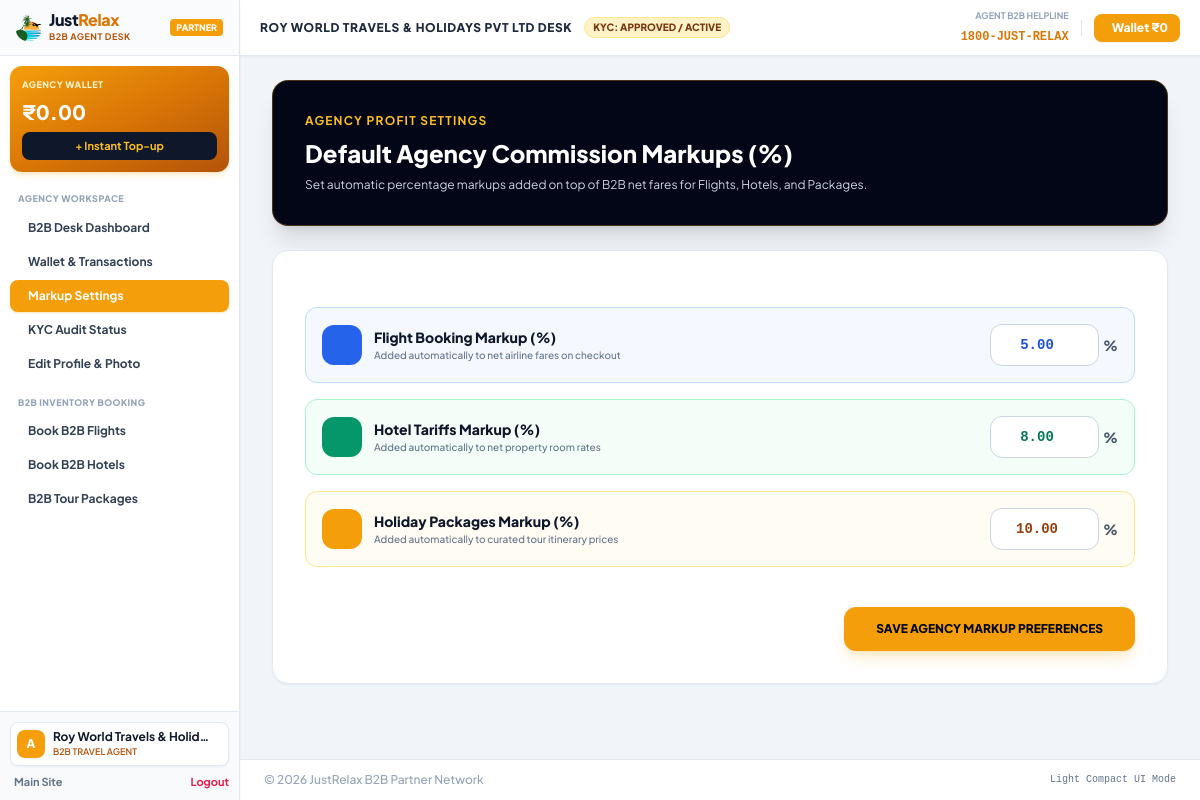
The page /agent/markups/ (signed in) on the database its author committed.
### apps/accounts/models.py (models this page shows, shortened)
class CustomUser(AbstractUser):
    role = models.CharField(max_length=20, choices=UserRole.choices, default=UserRole.CUSTOMER)
    phone_number = models.CharField(max_length=20, blank=True, null=True)
    avatar = models.ImageField(upload_to='avatars/', blank=True, null=True)
    is_verified = models.BooleanField(default=False)
    created_at = models.DateTimeField(auto_now_add=True)
    updated_at = models.DateTimeField(auto_now=True)
    @property
    def is_agent(self):
        return self.role == UserRole.AGENT

class AgentProfile(models.Model):
    user = models.OneToOneField(CustomUser, on_delete=models.CASCADE, related_name='agent_profile')
    agency_name = models.CharField(max_length=150)
    agency_license_no = models.CharField(max_length=100, blank=True, null=True)
    tax_or_pan = models.CharField(max_length=100, blank=True, null=True)
    gstin = models.CharField(max_length=50, blank=True, null=True)
    agency_phone = models.CharField(max_length=25, blank=True, null=True)
    agency_email = models.EmailField(blank=True, null=True)
    agency_address = models.TextField(blank=True, null=True)
    city = models.CharField(max_length=100, blank=True, null=True)
    country = models.CharField(max_length=100, default='India')
    agency_logo = models.ImageField(upload_to='agent_logos/', blank=True, null=True)
    kyc_status = models.CharField(max_length=20, choices=KycStatus.choices, default=KycStatus.PENDING)
    kyc_document = models.FileField(upload_to='agent_kyc/', blank=True, null=True)
    kyc_notes = models.TextField(blank=True, null=True)
    credit_limit = models.DecimalField(max_digits=12, decimal_places=2, default=0.00)
    markup_flight_pct = models.DecimalField(max_digits=5, decimal_places=2, default=0.00, help_text="Default Flight markup %")
    markup_hotel_pct = models.DecimalField(max_digits=5, decimal_places=2, default=0.00, help_text="Default Hotel markup %")
    markup_package_pct = models.DecimalField(max_digits=5, decimal_places=2, default=0.00, help_text="Default Package markup %")
    created_at = models.DateTimeField(auto_now_add=True)
    updated_at = models.DateTimeField(auto_now=True)

### apps/agents/views.py (the view)
    def _wrapped_view(request, *args, **kwargs):
        if not request.user.is_authenticated:
            return redirect('login')
        if not getattr(request.user, 'is_agent', False) and not request.user.is_admin_or_staff:
            messages.error(request, "Access restricted to registered Travel Agents.")
            return redirect('home')
        return view_func(request, *args, **kwargs)

### templates/agent/markups.html (shortened to what this page needs)
{% extends 'agent/base_agent.html' %}
{% block content %}
<div class="space-y-6 max-w-4xl mx-auto">
    <div class="bg-slate-950 text-white rounded-2xl p-6 sm:p-8 shadow-xl border border-amber-500/30 space-y-2">
        <span class="text-xs font-bold text-amber-400 uppercase tracking-widest block">Agency Profit Settings</span>
        <h1 class="text-2xl font-black text-white">Default Agency Commission Markups (%)</h1>
        <p class="text-xs text-slate-300">Set automatic percentage markups added on top of B2B net fares for Flights, Hotels, and Packages.</p>
    </div>
    <div class="bg-white rounded-2xl p-6 sm:p-8 border border-slate-200 shadow-sm space-y-6">
        <form method="POST" class="space-y-6 text-xs font-bold">
            <div class="space-y-4">
                <div class="flex items-center justify-between p-4 rounded-xl bg-blue-50/60 border border-blue-200">
                    <div class="flex items-center space-x-3">
                        <div class="w-10 h-10 rounded-xl bg-blue-600 text-white flex items-center justify-center text-xl shrink-0">
                        </div>
                        <div>
                            <span class="text-sm font-extrabold text-slate-900 block">Flight Booking Markup (%)</span>
                            <span class="text-[10px] text-slate-500 font-medium block">Added automatically to net airline fares on checkout</span>
                        </div>
                    </div>
                    <div class="w-32 flex items-center space-x-1">
                        <input type="number" step="0.5" name="markup_flight_pct" value="{{ agent_profile.markup_flight_pct }}" required class="w-full p-2.5 bg-white border border-slate-300 rounded-xl font-mono text-center text-sm font-black text-blue-700">
                        <span class="text-slate-600 font-black text-sm">%</span>
                    </div>
                </div>
                <div class="flex items-center justify-between p-4 rounded-xl bg-emerald-50/60 border border-emerald-200">
                    <div class="flex items-center space-x-3">
                        <div class="w-10 h-10 rounded-xl bg-emerald-600 text-white flex items-center justify-center text-xl shrink-0">
                        </div>
                        <div>
                            <span class="text-sm font-extrabold text-slate-900 block">Hotel Tariffs Markup (%)</span>
                            <span class="text-[10px] text-slate-500 font-medium block">Added automatically to net property room rates</span>
                        </div>
                    </div>
                    <div class="w-32 flex items-center space-x-1">
                        <input type="number" step="0.5" name="markup_hotel_pct" value="{{ agent_profile.markup_hotel_pct }}" required class="w-full p-2.5 bg-white border border-slate-300 rounded-xl font-mono text-center text-sm font-black text-emerald-700">
                        <span class="text-slate-600 font-black text-sm">%</span>
                    </div>
                </div>
                <div class="flex items-center justify-between p-4 rounded-xl bg-amber-50/60 border border-amber-200">
                    <div class="flex items-center space-x-3">
                        <div class="w-10 h-10 rounded-xl bg-amber-500 text-slate-950 flex items-center justify-center text-xl shrink-0">
                        </div>
                        <div>
                            <span class="text-sm font-extrabold text-slate-900 block">Holiday Packages Markup (%)</span>
                            <span class="text-[10px] text-slate-500 font-medium block">Added automatically to curated tour itinerary prices</span>
                        </div>
                    </div>
                    <div class="w-32 flex items-center space-x-1">
                        <input type="number" step="0.5" name="markup_package_pct" value="{{ agent_profile.markup_package_pct }}" required class="w-full p-2.5 bg-white border border-slate-300 rounded-xl font-mono text-center text-sm font-black text-amber-800">
                        <span class="text-slate-600 font-black text-sm">%</span>
                    </div>
                </div>
            </div>
            <div class="pt-4 flex justify-end">
                <button type="submit" class="bg-amber-500 hover:bg-amber-400 text-slate-950 font-black text-xs px-8 py-3.5 rounded-xl shadow-lg shadow-amber-500/20 transition">
                    SAVE AGENCY MARKUP PREFERENCES
                </button>
            </div>
        </form>
    </div>
</div>
{% endblock %}

### templates/agent/base_agent.html (shortened to what this page needs)
{% load static %}
<!DOCTYPE html>
<html lang="en">
<head>
    <script src="https://cdn.tailwindcss.com"></script>
</head>
<body class="min-h-screen flex bg-slate-100 antialiased text-slate-800">
    <aside class="w-60 bg-white text-slate-700 flex flex-col shrink-0 border-r border-slate-200 fixed inset-y-0 z-40 shadow-sm">
        <div class="h-14 px-4 border-b border-slate-200 flex items-center justify-between bg-slate-50/70">
            <a href="{% url 'agent_dashboard' %}" class="flex items-center space-x-2">
                <img src="{% static 'img/logo_rb.png' %}" alt="JustRelax Logo" class="h-7 w-auto object-contain">
                <div>
                    <span class="text-base font-black tracking-tight text-slate-900 block leading-none">Just<span class="text-amber-600">Relax</span></span>
                    <span class="text-[9px] font-bold uppercase tracking-wider text-amber-700 block mt-0.5">B2B Agent Desk</span>
                </div>
            </a>
            <span class="text-[9px] font-extrabold uppercase bg-amber-500 text-white px-1.5 py-0.5 rounded">Partner</span>
        </div>
        <div class="p-3 mx-2.5 my-2.5 rounded-xl bg-gradient-to-br from-amber-500 via-amber-600 to-amber-700 text-white space-y-1.5 shadow-md shadow-amber-500/20">
            <div class="flex items-center justify-between">
                <span class="text-[9px] font-black uppercase tracking-wider text-amber-100">Agency Wallet</span>
            </div>
            <span class="text-xl font-black text-white block">₹{{ wallet.balance|default:'0.00'|floatformat:2 }}</span>
            <a href="{% url 'agent_wallet' %}" class="w-full bg-slate-900 hover:bg-slate-800 text-amber-400 font-bold text-[11px] py-1.5 rounded-lg text-center block transition">
                + Instant Top-up
            </a>
        </div>
        <div class="flex-1 overflow-y-auto agent-scrollbar p-2.5 space-y-4">
            <div>
                <span class="text-[9px] font-black uppercase tracking-wider text-slate-400 px-2 block mb-1.5">Agency Workspace</span>
                <nav class="space-y-0.5">
                    <a href="{% url 'agent_dashboard' %}" class="flex items-center space-x-2 px-2.5 py-2 rounded-lg font-bold text-xs transition-colors {% if request.resolver_match.url_name == 'agent_dashboard' %}bg-amber-500 text-white shadow-sm shadow-amber-500/30{% else %}hover:bg-slate-100 text-slate-700{% endif %}">
                        <span>B2B Desk Dashboard</span>
                    </a>
                    <a href="{% url 'agent_wallet' %}" class="flex items-center space-x-2 px-2.5 py-2 rounded-lg font-bold text-xs transition-colors {% if request.resolver_match.url_name == 'agent_wallet' %}bg-amber-500 text-white shadow-sm shadow-amber-500/30{% else %}hover:bg-slate-100 text-slate-700{% endif %}">
                        <span>Wallet & Transactions</span>
                    </a>
                    <a href="{% url 'agent_markups' %}" class="flex items-center space-x-2 px-2.5 py-2 rounded-lg font-bold text-xs transition-colors {% if request.resolver_match.url_name == 'agent_markups' %}bg-amber-500 text-white shadow-sm shadow-amber-500/30{% else %}hover:bg-slate-100 text-slate-700{% endif %}">
                        <span>Markup Settings</span>
                    </a>
                    <a href="{% url 'agent_kyc_upload' %}" class="flex items-center space-x-2 px-2.5 py-2 rounded-lg font-bold text-xs transition-colors {% if request.resolver_match.url_name == 'agent_kyc_upload' %}bg-amber-500 text-white shadow-sm shadow-amber-500/30{% else %}hover:bg-slate-100 text-slate-700{% endif %}">
                        <span>KYC Audit Status</span>
                    </a>
                    <a href="{% url 'profile' %}" class="flex items-center space-x-2 px-2.5 py-2 rounded-lg font-bold text-xs transition-colors {% if request.resolver_match.url_name == 'profile' %}bg-amber-500 text-white shadow-sm shadow-amber-500/30{% else %}hover:bg-slate-100 text-slate-700{% endif %}">
                        <span>Edit Profile & Photo</span>
                    </a>
                </nav>
            </div>
            <div>
                <span class="text-[9px] font-black uppercase tracking-wider text-slate-400 px-2 block mb-1.5">B2B Inventory Booking</span>
                <nav class="space-y-0.5">
                    <a href="{% url 'flight_search' %}" class="flex items-center space-x-2 px-2.5 py-2 rounded-lg font-bold text-xs hover:bg-slate-100 text-slate-700 transition-colors">
                        <span>Book B2B Flights</span>
                    </a>
                    <a href="{% url 'hotel_search' %}" class="flex items-center space-x-2 px-2.5 py-2 rounded-lg font-bold text-xs hover:bg-slate-100 text-slate-700 transition-colors">
                        <span>Book B2B Hotels</span>
                    </a>
                    <a href="{% url 'packages_list' %}" class="flex items-center space-x-2 px-2.5 py-2 rounded-lg font-bold text-xs hover:bg-slate-100 text-slate-700 transition-colors">
                        <span>B2B Tour Packages</span>
                    </a>
                </nav>
            </div>
        </div>
        <div class="p-2.5 bg-slate-50 border-t border-slate-200 space-y-1.5">
            <a href="{% url 'profile' %}" class="flex items-center space-x-2 p-1.5 rounded-lg bg-white hover:bg-amber-50/60 border border-slate-200 shadow-sm group transition">
                <div class="w-7 h-7 rounded-lg bg-amber-500 text-white font-black flex items-center justify-center text-xs shrink-0 overflow-hidden">
                    {% if user.avatar %}
                        <img src="{{ user.avatar.url }}" alt="Avatar" class="w-full h-full object-cover">
                    {% else %}
                        {{ user.username|slice:":1"|upper }}
                    {% endif %}
                </div>
                <div class="min-w-0 flex-1">
                    <span class="text-xs font-bold text-slate-900 block truncate group-hover:text-amber-700">{{ agent_profile.agency_name|default:user.username }}</span>
                    <span class="text-[9px] text-amber-700 font-semibold block uppercase">B2B Travel Agent</span>
                </div>
            </a>
            <div class="flex items-center justify-between pt-0.5 text-[11px] font-bold">
                <a href="{% url 'home' %}" class="text-slate-500 hover:text-amber-600 flex items-center transition">
                     Main Site
                </a>
                <a href="{% url 'logout' %}" class="text-rose-600 hover:text-rose-700 flex items-center transition">
                     Logout
                </a>
            </div>
        </div>
    </aside>
    <div class="flex-1 ml-60 flex flex-col min-w-0 min-h-screen">
        <header class="h-14 bg-white border-b border-slate-200 sticky top-0 z-30 px-5 flex items-center justify-between shadow-sm">
            <div class="flex items-center space-x-3">
                <span class="text-xs font-black uppercase text-slate-800 tracking-wider">
                    {{ agent_profile.agency_name|default:'Agency Partner' }} Desk
                </span>
                <span class="bg-amber-100 text-amber-900 text-[10px] font-black px-2 py-0.5 rounded-full border border-amber-200 uppercase">
                    KYC: {{ agent_profile.get_kyc_status_display|default:'Active' }}
                </span>
            </div>
            <div class="flex items-center space-x-3">
                <div class="text-right hidden sm:block">
                    <span class="text-[9px] font-bold text-slate-400 block uppercase">Agent B2B Helpline</span>
                    <span class="text-xs font-black text-amber-600 font-mono">1800-JUST-RELAX</span>
                </div>
                <a href="{% url 'agent_wallet' %}" class="bg-amber-500 hover:bg-amber-400 text-white font-black text-xs px-3 py-1.5 rounded-lg transition shadow-sm flex items-center">
                     Wallet ₹{{ wallet.balance|default:'0.00'|floatformat:0 }}
                </a>
            </div>
        </header>
        <main class="flex-1 p-5 sm:p-6">
            {% block content %}{% endblock %}
        </main>
        <footer class="py-3 px-6 border-t border-slate-200 bg-white text-center text-xs text-slate-400 font-medium flex justify-between items-center">
            <span>&copy; 2026 JustRelax B2B Partner Network</span>
            <span class="font-mono text-[10px] text-slate-500">Light Compact UI Mode</span>
        </footer>
    </div>
</body>
</html>

### rows shown on the page
CustomUser: username "A"
AgentProfile: agency_name "Roy World Travels & Holid…", agency_name "ROY WORLD TRAVELS & HOLIDAYS PVT LTD", kyc_status "APPROVED / ACTIVE", markup_flight_pct "5.00", markup_hotel_pct "8.00", markup_package_pct "10.00"

### other values the page prints
{{ wallet.balance|default:'0.00'|floatformat:2 }} "0.00"
{{ wallet.balance|default:'0.00'|floatformat:0 }} "0"
